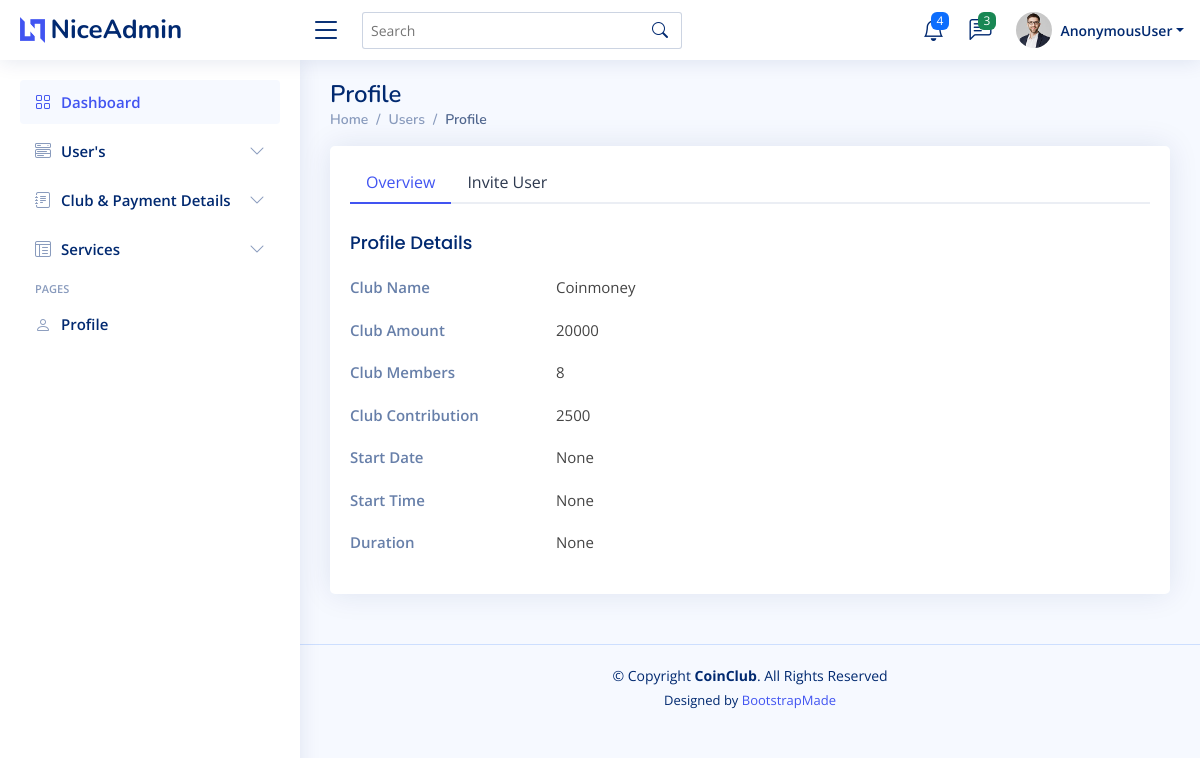
The page /homepage/clubdetail/1/ on the database its author committed.
### api/models.py (models this page shows, shortened)
class club(models.Model):
    clubname=models.CharField(max_length=50, unique=True)
    clubimage=models.FileField(upload_to='club/',default='club/none/no-img.jpg')
    clubamount=models.CharField(max_length=25)
    clubmembers=models.CharField(max_length=25)
    clubcontribution=models.CharField(max_length=20)
    startdate=models.DateField(null=True)
    starttime=models.TimeField(null=True)
    duration=models.CharField(max_length=20,null=True)
    is_completed=models.BooleanField(default=False)

### adminapp/views.py (the view)
# urls.py: path('clubdetail/<int:id>/', views.DetailClub, name='view'),
def DetailClub(request, id):
       myclub = club.objects.get(id=id)
       getUser = user_registration.objects.all()
       for i in getUser:
           print(i.id)
       return render(request, "viewdetail.html", {'myclub':myclub, 'adduser':getUser})

### templates/viewdetail.html (shortened to what this page needs)
{% extends 'index.html' %}
{% load static %}
{% block content %}
  <main id="main" class="main">
    <div class="pagetitle">
      <h1>Profile</h1>
      <nav>
        <ol class="breadcrumb">
          <li class="breadcrumb-item"><a href="index.html">Home</a></li>
          <li class="breadcrumb-item">Users</li>
          <li class="breadcrumb-item active">Profile</li>
        </ol>
      </nav>
    </div>
    <section class="section profile">
      <div class="row">
        <div class="col-xl-12">
          <div class="card">
            <div class="card-body pt-3">
              <ul class="nav nav-tabs nav-tabs-bordered">
                <li class="nav-item">
                  <button class="nav-link active" data-bs-toggle="tab" data-bs-target="#profile-overview">Overview</button>
                </li>
                <li class="nav-item">
                  <button class="nav-link" data-bs-toggle="tab" data-bs-target="#profile-edit">Invite User</button>
                </li>
              </ul>
              <div class="tab-content pt-2">
                <div class="tab-pane fade show active profile-overview" id="profile-overview">
                  <h5 class="card-title">Profile Details</h5>
                  <div class="row">
                    <div class="col-lg-3 col-md-4 label ">Club Name</div>
                    <div class="col-lg-9 col-md-8">{{ myclub.clubname }}</div>
                  </div>
                  <div class="row">
                    <div class="col-lg-3 col-md-4 label">Club Amount</div>
                    <div class="col-lg-9 col-md-8">{{ myclub.clubamount }}</div>
                  </div>
                  <div class="row">
                    <div class="col-lg-3 col-md-4 label">Club Members</div>
                    <div class="col-lg-9 col-md-8">{{ myclub.clubmembers }}</div>
                  </div>
                  <div class="row">
                    <div class="col-lg-3 col-md-4 label">Club Contribution</div>
                    <div class="col-lg-9 col-md-8">{{ myclub.clubcontribution }}</div>
                  </div>
                  <div class="row">
                    <div class="col-lg-3 col-md-4 label">Start Date</div>
                    <div class="col-lg-9 col-md-8">{{ myclub.startdate }}</div>
                  </div>
                  <div class="row">
                    <div class="col-lg-3 col-md-4 label">Start Time</div>
                    <div class="col-lg-9 col-md-8">{{ myclub.starttime }}</div>
                  </div>
                  <div class="row">
                    <div class="col-lg-3 col-md-4 label">Duration</div>
                    <div class="col-lg-9 col-md-8">{{ myclub.duration }}</div>
                  </div>
                </div>
              </div>
            </div>
          </div>
        </div>
      </div>
    </section>
  </main>
  {% endblock content %}

### static/assets/css/style.css (style rules this page uses)
:root { scroll-behavior: smooth; }
body { font-family: "Open Sans", sans-serif; background: #f6f9ff; color: #444444; }
a { color: #4154f1; text-decoration: none; }
h1, h2, h3, h4, h5, h6 { font-family: "Nunito", sans-serif; }
#main { margin-top: 60px; padding: 20px 30px; transition: all 0.3s; }
.pagetitle { margin-bottom: 10px; }
.pagetitle h1 { font-size: 24px; margin-bottom: 0; font-weight: 600; color: #012970; }
.card { margin-bottom: 30px; border: none; border-radius: 5px; box-shadow: 0px 0 30px rgba(1, 41, 112, 0.1); }
.card-title { padding: 20px 0 15px 0; font-size: 18px; font-weight: 500; color: #012970; font-family: "Poppins", sans-serif; }
.card-body { padding: 0 20px 20px 20px; }
.breadcrumb { font-size: 14px; font-family: "Nunito", sans-serif; color: #899bbd; font-weight: 600; }
.breadcrumb a { color: #899bbd; transition: 0.3s; }
.breadcrumb .breadcrumb-item::before { color: #899bbd; }
.breadcrumb .active { color: #51678f; font-weight: 600; }
.nav-tabs-bordered { border-bottom: 2px solid #ebeef4; }
.nav-tabs-bordered .nav-link { margin-bottom: -2px; border: none; color: #2c384e; }
.nav-tabs-bordered .nav-link.active { background-color: #fff; color: #4154f1; border-bottom: 2px solid #4154f1; }
@media (min-width: 1200px) { #main, #footer { margin-left: 300px; } }
.profile .profile-overview .row { margin-bottom: 20px; font-size: 15px; }
.profile .profile-overview .card-title { color: #012970; }
.profile .profile-overview .label { font-weight: 600; color: rgba(1, 41, 112, 0.6); }

### rows shown on the page
club: clubname "Coinmoney", clubamount "20000", clubmembers "8", clubcontribution "2500", startdate "None", starttime "None", duration "None"

### other values the page prints
{{ request.user }} "AnonymousUser"
